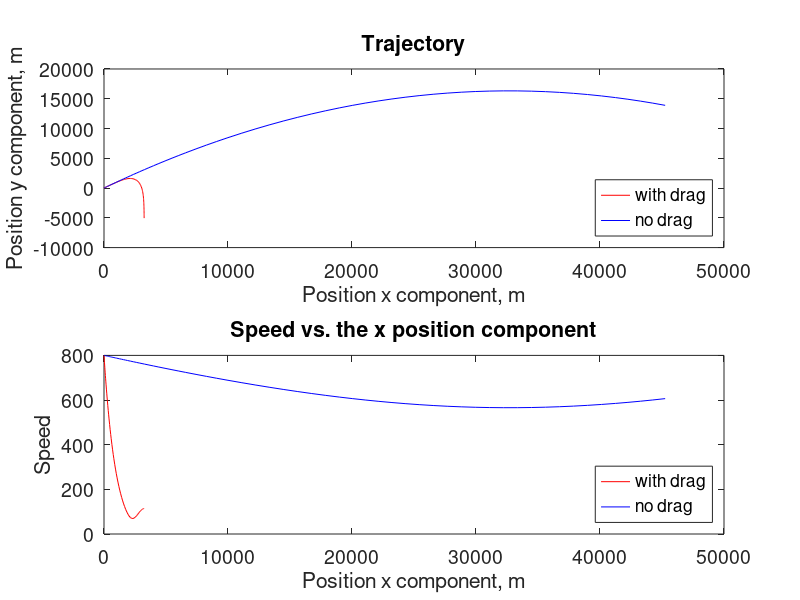

MATLAB code to generate this figure:
function [t, x, y, vx, vy] = ...
    ode_projectile_with_air_drag_model()
    %% Solves the equation of motions for a projectile
    % r'' = F = Fg + Fd
    % Where r is the radius vector, Fg is the gravity pull force, and Fd is
    % the air drag force.
    % The above equation can be decomposed to x and y projections
    % x'' = Fd_x
    % y'' = -g + Fd_y
    % Fd = 1/2 * rho * v^2 * Cd * A is the drag froce magnitude
    % where v is speed.
    % The drag force directed against the velocity vector
    % Fd_x = - Fd * v_x / v; % vx / v takes care of the proper sign of the
    % drag projection
    % Fd_y = 0 Fd * v_y / v; % vy / v takes care of the proper sign of the
    % drag projection
    % where vx and vy are the velocity projections
    % at the first look it does not look like ODE but since x and y depends
    % only on t. it is actually a system of ODEs
    % transform system to the canonical form
    % x -> y1
    % vx -> y2
    % y -> y3
    % vy -> y4
    % t -> x
    %
    % f1 -> y2
    % f2 -> Fd_x
    % f3 -> y4
    % f4 -> -g + Fd_y
    % Some constants
    rho = 1.2;  % the density of air kg/m^3
    Cd = .5;    % an arbitrary choice of the drag coefficient
    m = 0.01;   % the mass of the projectile in kg
    g = 9.8;    % the acceleration due to gravity
    A = .25e-4; % the area of the projectile in m^2, a typical bullet is 5mm x 5mm

    function fvec = projectile_forces(x, y)
        % it is crucial to move from the ODE notation to the human notation
        vx = y(2);
        vy = y(4);
        v = sqrt(vx ^ 2 + vy ^ 2);  % the speed value

        Fd = 1 / 2 * rho * v^2 * Cd * A;

        fvec(1) = y(2);
        fvec(2) = -Fd * vx/v/m;
        fvec(3) = y(4);
        fvec(4) = -g - Fd * vy/v/m;

        % To make matlab happy we need to return a column vector.
        % So, we transpose (note the dot in .')
        fvec = fvec.';
    end

    %% Problem parameters setup:
    % We will set initial conditions similar to a bullet fired from a rifle
    % at 45 degree to the horizon.
    tspan = [0, 80];    % time interval of interest
    theta = pi / 4;     % the shooting angle above the horizon
    v0 = 800;           % the initial projectile speed in m/s
    y0(1) = 0;          % the initial x position
    y0(2) = v0 * cos(theta);    % the initial vx velocity projection
    y0(3) = 0;          % the initial y position
    y0(4) = v0 * sin(theta);    % the initial vy velocity projection

    % We are using matlab solver
    [t, ysol] = ode45(@projectile_forces, tspan, y0);

    % Assigning the human readable variable names
    x = ysol(:,1);
    vx = ysol(:,2);
    y = ysol(:,3);
    vy = ysol(:,4);
    v = sqrt(vx.^2 + vy.^2);    % speed

    % The analytical drag-free motion solution.
    % We should not be surprised by the projectile deviation from this
    % trajectory
    x_analytical = y0(1) + y0(2) * t;
    y_analytical = y0(3) + y0(4) * t - g / 2 * t .^ 2;
    v_analytical = sqrt(y0(2) .^ 2 + (y0(4) - g * t) .^ 2); % speed

    ax(1) = subplot(2, 1, 1);
    plot(x, y, 'r-', x_analytical, y_analytical, 'b-');
    set(gca, 'fontsize', 14);
    xlabel('Position x component, m');
    ylabel('Position y component, m');
    title('Trajectory');
    legend('with drag', 'no drag', 'Location', 'SouthEast');

    ax(2) = subplot(2, 1, 2);
    plot(x, v, 'r-', x_analytical, v_analytical, 'b-');
    set(gca, 'fontsize', 14)
    xlabel('Position x component, m');
    ylabel('Speed');
    title('Speed vs. the x position component');
    legend('with drag', 'no drag', 'Location', 'SouthEast');
    linkaxes(ax, 'x'); % very handy for related subplots
end
